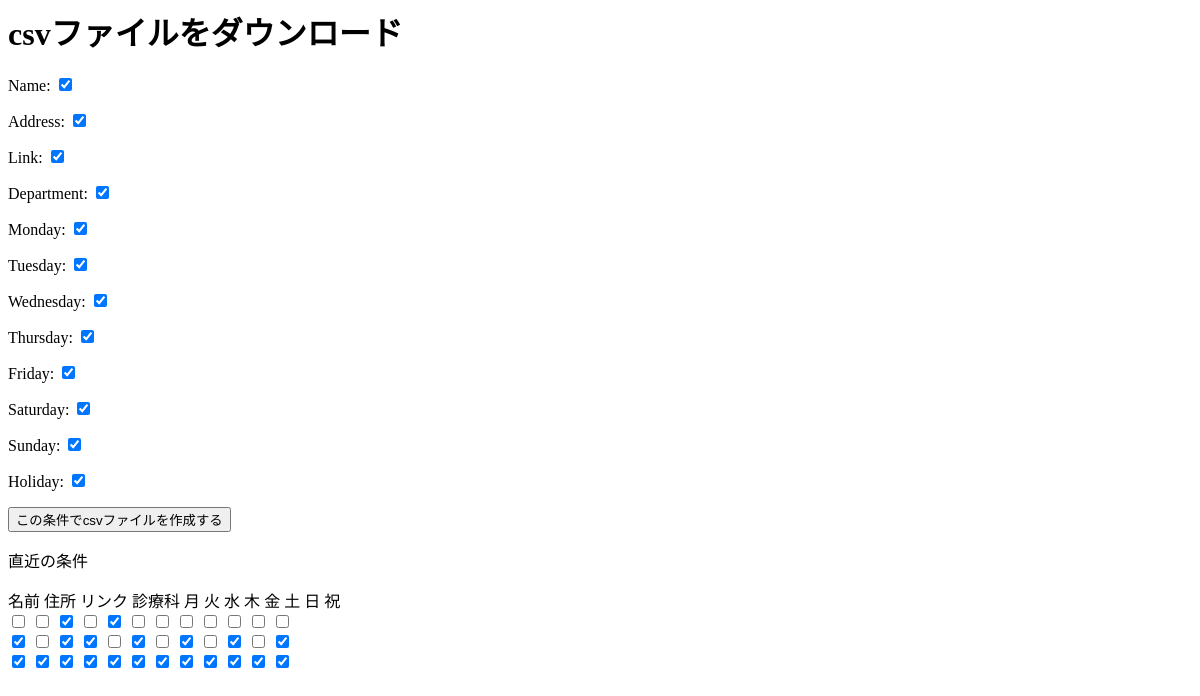
The app's page /, older data.
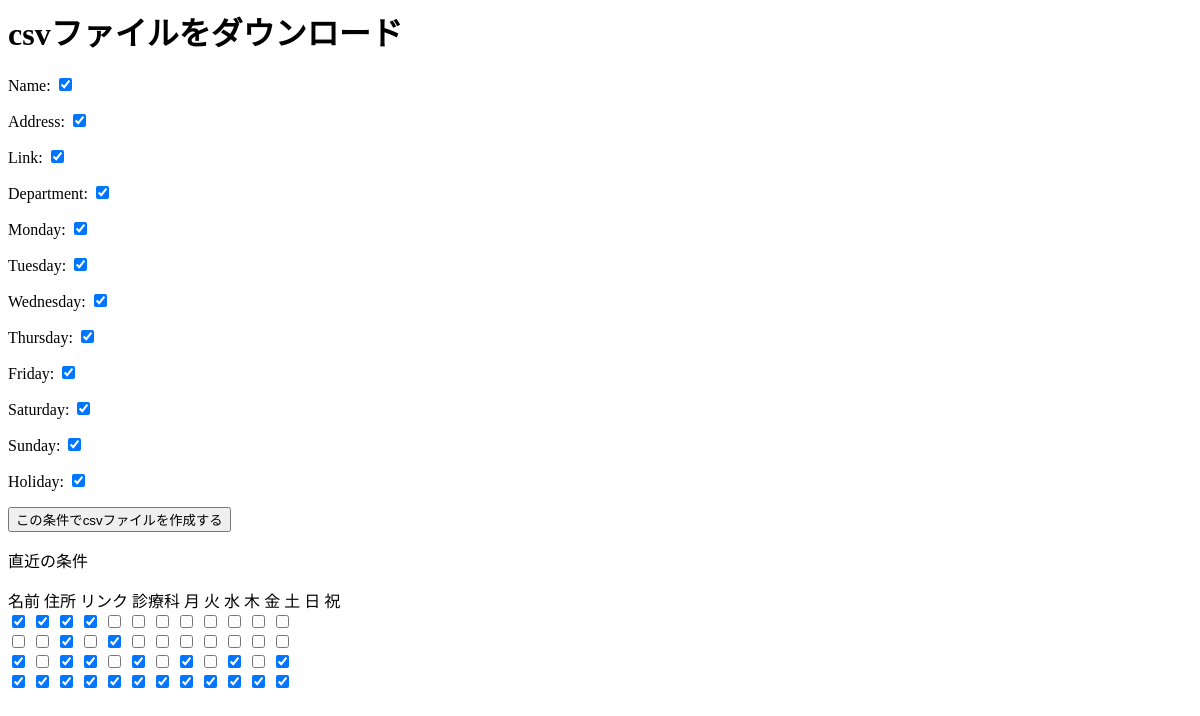
The same page, newer data.
### clinic_scraping/models.py (models this page shows, shortened)
class Condition(models.Model):
  name = models.BooleanField(verbose_name='name',default=True)
  address = models.BooleanField(verbose_name='address',default=True)
  department = models.BooleanField(verbose_name='department',default=True)
  link = models.BooleanField(verbose_name='link',default=True)
  monday = models.BooleanField(verbose_name='monday',default=True)
  tuesday = models.BooleanField(verbose_name='tuesday',default=True)
  wednesday = models.BooleanField(verbose_name='wednesday',default=True)
  thursday = models.BooleanField(verbose_name='thursday',default=True)
  friday = models.BooleanField(verbose_name='friday',default=True)
  saturday = models.BooleanField(verbose_name='saturday',default=True)
  sunday = models.BooleanField(verbose_name='sunday',default=True)
  holiday = models.BooleanField(verbose_name='holiday',default=True)

### clinic_scraping/views.py (the view)
# urls.py: path('', views.scraping, name='index'),
def scraping(request):
    if request.method == 'POST':
        form = ConditionForm(request.POST)
        if form.is_valid():
            condition = form.save()
        base_url = 'https://fdoc.jp/clinic/list/index/rgid/13/?page='
        num = 1
        clinic_lists = []
        while num <= 1:
            url = base_url + str(num)
            print('##################################################')
            print(url)
            print('##################################################')
            num += 1
            time.sleep(3)
            response = requests.get(url)
            response.encoding = response.apparent_encoding
            bs = BeautifulSoup(response.text, 'html.parser')
            clinic_search_list = bs.select('ul.clinic-search-list')
            for search_list in clinic_search_list[0].select('li.list-SearchList_Item'):
                clinic_list = [get_clinic_name(search_list), get_clinic_adress(search_list), get_clinic_department(search_list)]
                for bussines_day in get_bussine_days(search_list):
                    clinic_list.append(bussines_day)
                clinic_lists.append(clinic_list)
        columns = []
        if condition.name:
            columns.append('名前')
        elif condition.address:
            columns.append('住所')
        elif condition.department:
            columns.append('診療所')
        elif condition.monday:
            columns.append('月')
        elif condition.tuesday:
            columns.append('火')
        elif condition.wednesday:
            columns.append('水')
        elif condition.thursday:
            columns.append('木')
        elif condition.friday:
            columns.append('金')
        elif condition.saturday:
            columns.append('土')
        elif condition.sunday:
            columns.append('日')
        elif condition.holiday:
            columns.append('祝')
        df = pd.DataFrame(clinic_lists, columns=['名前', '住所','診療科','月', '火' , '水', '木', '金', '土', '日', '祝'])
        df = df[columns]
        df.to_csv('./clinic.csv',encoding='utf_8_sig')
    else:
        form = ConditionForm()
    conditions = Condition.objects.order_by('-id')[:5]
    return render(request ,'test.html',{'conditions':conditions, "form":form})

### clinic_scraping/forms.py
class ConditionForm(forms.ModelForm):
  class Meta:
    model = Condition
    fields = ('name', 'address', 'link', 'department', 'monday', 'tuesday', 'wednesday', 'thursday', 'friday','saturday', 'sunday', 'holiday')

### templates/test.html
<h1>csvファイルをダウンロード</h1>
<form method="POST">{% csrf_token %}
    {{ form.as_p }}
    <button type="submit">この条件でcsvファイルを作成する</button>
</form>
<p>直近の条件</p>
<label>
    <a>名前</a>
    <a>住所</a>
    <a>リンク</a>
    <a>診療科</a>
    <a>月</a>
    <a>火</a>
    <a>水</a>
    <a>木</a>
    <a>金</a>
    <a>土</a>
    <a>日</a>
    <a>祝</a>
</label>
{% for condition in conditions %}
<div>
    <input type='checkbox', id='name', name='name', {% if condition.name %}checked{% endif %}>
    <input type='checkbox', id='address', name='address', {% if condition.address %}checked{% endif %}>
    <input type='checkbox', id='link', name='link', {% if condition.link %}checked{% endif %}>
    <input type='checkbox', id='department', name='namdepartmente', {% if condition.department %}checked{% endif %}>
    <input type='checkbox', id='monday', name='monday', {% if condition.monday %}checked{% endif %}>
    <input type='checkbox', id='tuesday', name='tuesday', {% if condition.tuesday %}checked{% endif %}>
    <input type='checkbox', id='wednesday', name='wednesday', {% if condition.wednesday %}checked{% endif %}>
    <input type='checkbox', id='thursday', name='thursday', {% if condition.thursday %}checked{% endif %}>
    <input type='checkbox', id='friday', name='friday', {% if condition.friday %}checked{% endif %}>
    <input type='checkbox', id='saturday', name='saturday', {% if condition.saturday %}checked{% endif %}>
    <input type='checkbox', id='sunday', name='sunday', {% if condition.sunday %}checked{% endif %}>
    <input type='checkbox', id='holiday', name='holiday', {% if condition.holiday %}checked{% endif %}>
</div>
{% endfor%}

Row changes from the older to the newer data that the page shows:
added Condition: name "☑", address "☑", link "☑", department "☑"
